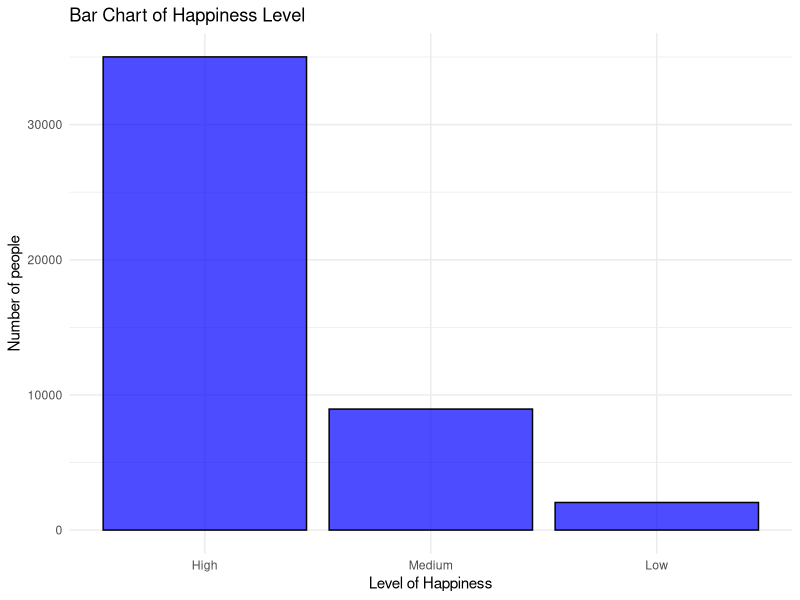
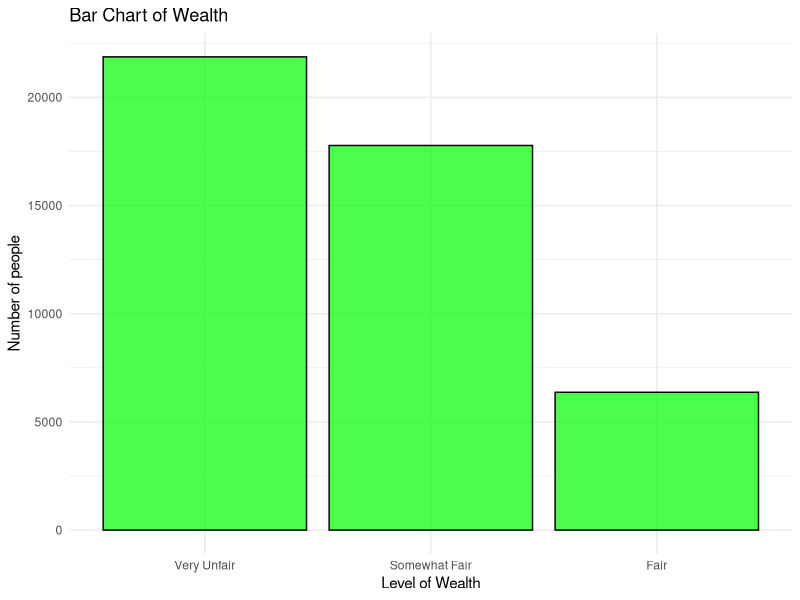
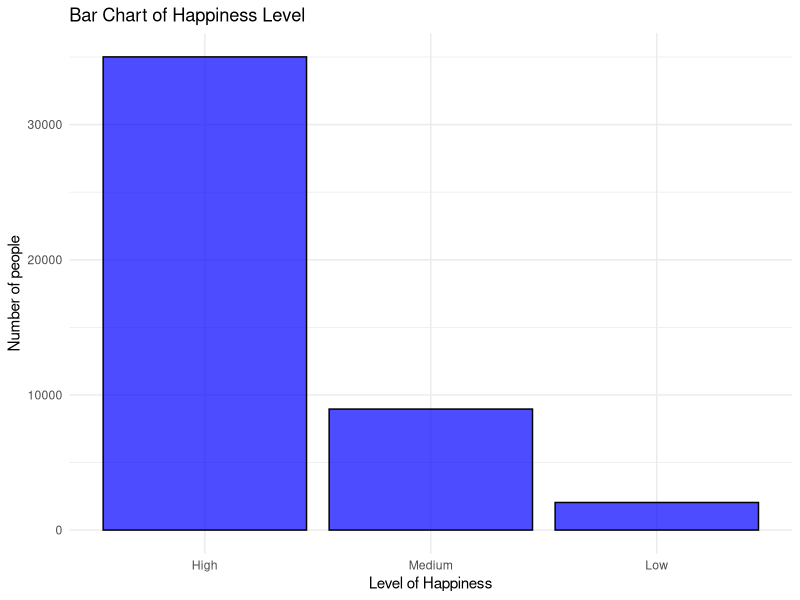
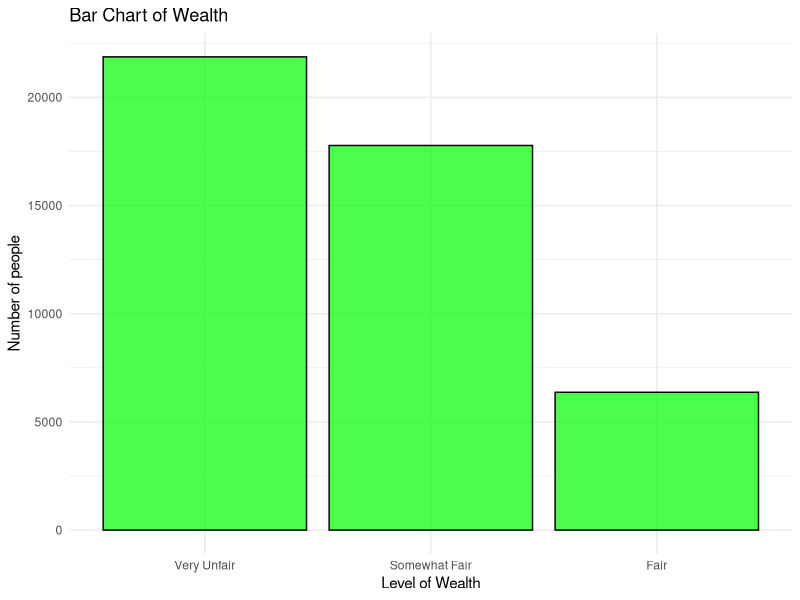

Write the R code that produced these figures, in order.
library(dplyr)
library(tidyverse)

# Load dataset
ESS9_clean <- read_csv("recoded_data/ESS9_clean.csv")

# Exploratory data analysis
# Check the structure of the dataset
str(ESS9_clean)


# Bar chart of happy_group
ggplot(ESS9_clean, aes(x = fct_infreq(happy_group))) +
  geom_bar(fill = "blue", 
           color = "black", 
           alpha = 0.7) +
  labs(title = "Bar Chart of Happiness Level",
       x = "Level of Happiness",
       y = "Number of people") +
  theme_minimal()

# Saving the plot
ggsave("plots/happy_group_bar_chart.png", 
       width = 8, height = 6, dpi = 300)


# Bar chart of wealth
ggplot(ESS9_clean, aes(x = fct_infreq(wealth))) +
  geom_bar(fill = "green", 
           color = "black", 
           alpha = 0.7) +
  labs(title = "Bar Chart of Wealth",
       x = "Level of Wealth",
       y = "Number of people") +
  theme_minimal()

# Saving the plot
ggsave("plots/wealth_bar_chart.png", 
       width = 8, height = 6, dpi = 300)


